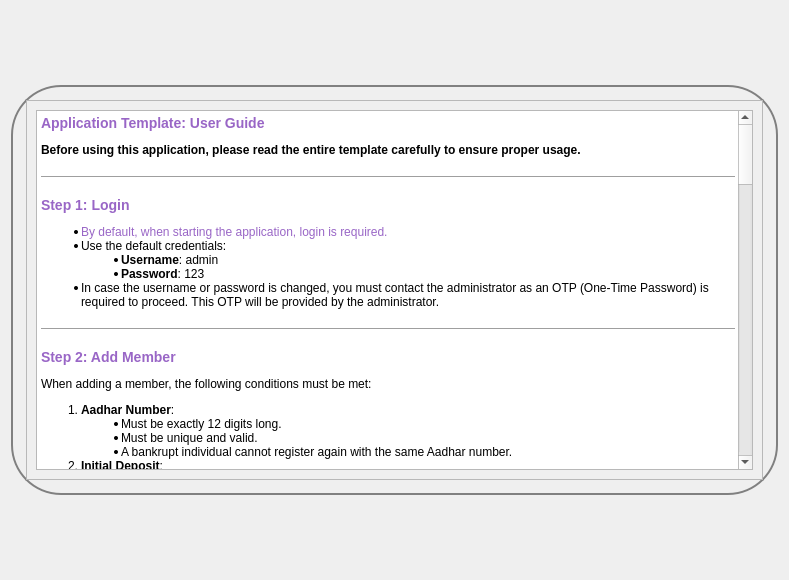
<?xml version="1.0" encoding="UTF-8"?>
<ui version="4.0">
 <class>how_to_useFrame</class>
 <widget class="QFrame" name="how_to_useFrame">
  <property name="geometry">
   <rect>
    <x>0</x>
    <y>0</y>
    <width>789</width>
    <height>580</height>
   </rect>
  </property>
  <property name="windowTitle">
   <string>Frame</string>
  </property>
  <layout class="QGridLayout" name="gridLayout_2">
   <item row="0" column="0">
    <widget class="QWidget" name="widget" native="true">
     <property name="sizePolicy">
      <sizepolicy hsizetype="Preferred" vsizetype="Preferred">
       <horstretch>0</horstretch>
       <verstretch>0</verstretch>
      </sizepolicy>
     </property>
     <property name="minimumSize">
      <size>
       <width>0</width>
       <height>0</height>
      </size>
     </property>
     <property name="maximumSize">
      <size>
       <width>16777215</width>
       <height>410</height>
      </size>
     </property>
     <property name="styleSheet">
      <string notr="true">#widget
{
border:2px solid gray;
border-radius:50px;
}</string>
     </property>
     <layout class="QVBoxLayout" name="verticalLayout_2">
      <property name="leftMargin">
       <number>15</number>
      </property>
      <property name="topMargin">
       <number>15</number>
      </property>
      <property name="rightMargin">
       <number>15</number>
      </property>
      <property name="bottomMargin">
       <number>15</number>
      </property>
      <item>
       <widget class="QFrame" name="frame_2">
        <property name="maximumSize">
         <size>
          <width>16777215</width>
          <height>2000</height>
         </size>
        </property>
        <property name="frameShape">
         <enum>QFrame::StyledPanel</enum>
        </property>
        <property name="frameShadow">
         <enum>QFrame::Raised</enum>
        </property>
        <layout class="QGridLayout" name="gridLayout">
         <item row="0" column="0">
          <widget class="QTextEdit" name="textEdit">
           <property name="sizePolicy">
            <sizepolicy hsizetype="Preferred" vsizetype="Preferred">
             <horstretch>0</horstretch>
             <verstretch>0</verstretch>
            </sizepolicy>
           </property>
           <property name="html">
            <string>&lt;!DOCTYPE HTML PUBLIC &quot;-//W3C//DTD HTML 4.0//EN&quot; &quot;http://www.w3.org/TR/REC-html40/strict.dtd&quot;&gt;
&lt;html&gt;&lt;head&gt;&lt;meta name=&quot;qrichtext&quot; content=&quot;1&quot; /&gt;&lt;meta charset=&quot;utf-8&quot; /&gt;&lt;style type=&quot;text/css&quot;&gt;
p, li { white-space: pre-wrap; }
hr { height: 1px; border-width: 0; }
li.unchecked::marker { content: &quot;\2610&quot;; }
li.checked::marker { content: &quot;\2612&quot;; }
&lt;/style&gt;&lt;/head&gt;&lt;body style=&quot; font-family:'Segoe UI'; font-size:9pt; font-weight:400; font-style:normal;&quot;&gt;
&lt;h3 style=&quot; margin-top:14px; margin-bottom:12px; margin-left:0px; margin-right:0px; -qt-block-indent:0; text-indent:0px;&quot;&gt;&lt;span style=&quot; font-size:large; font-weight:700; color:#9966c6;&quot;&gt;Application Template: User Guide&lt;/span&gt;&lt;/h3&gt;
&lt;p style=&quot; margin-top:12px; margin-bottom:12px; margin-left:0px; margin-right:0px; -qt-block-indent:0; text-indent:0px;&quot;&gt;&lt;span style=&quot; font-weight:700;&quot;&gt;Before using this application, please read the entire template carefully to ensure proper usage.&lt;/span&gt;&lt;/p&gt;
&lt;hr /&gt;
&lt;h3 style=&quot; margin-top:14px; margin-bottom:12px; margin-left:0px; margin-right:0px; -qt-block-indent:0; text-indent:0px;&quot;&gt;&lt;span style=&quot; font-size:large; font-weight:700; color:#9966c6;&quot;&gt;Step 1: Login&lt;/span&gt;&lt;/h3&gt;
&lt;ul style=&quot;margin-top: 0px; margin-bottom: 0px; margin-left: 0px; margin-right: 0px; -qt-list-indent: 1;&quot;&gt;
&lt;li style=&quot; color:#9966c6;&quot; style=&quot; margin-top:12px; margin-bottom:0px; margin-left:0px; margin-right:0px; -qt-block-indent:0; text-indent:0px;&quot;&gt;By default, when starting the application, login is required.&lt;/li&gt;
&lt;li style=&quot; margin-top:0px; margin-bottom:0px; margin-left:0px; margin-right:0px; -qt-block-indent:0; text-indent:0px;&quot;&gt;Use the default credentials:
&lt;ul style=&quot;margin-top: 0px; margin-bottom: 0px; margin-left: 0px; margin-right: 0px; -qt-list-indent: 2;&quot;&gt;
&lt;li style=&quot; margin-top:0px; margin-bottom:0px; margin-left:0px; margin-right:0px; -qt-block-indent:0; text-indent:0px;&quot;&gt;&lt;span style=&quot; font-weight:700;&quot;&gt;Username&lt;/span&gt;: &lt;span style=&quot; font-family:'Courier New';&quot;&gt;admin&lt;/span&gt;&lt;/li&gt;
&lt;li style=&quot; margin-top:0px; margin-bottom:0px; margin-left:0px; margin-right:0px; -qt-block-indent:0; text-indent:0px;&quot;&gt;&lt;span style=&quot; font-weight:700;&quot;&gt;Password&lt;/span&gt;: &lt;span style=&quot; font-family:'Courier New';&quot;&gt;123&lt;/span&gt;&lt;/li&gt;&lt;/ul&gt;&lt;/li&gt;
&lt;li style=&quot; margin-top:0px; margin-bottom:12px; margin-left:0px; margin-right:0px; -qt-block-indent:0; text-indent:0px;&quot;&gt;In case the username or password is changed, you must contact the administrator as an OTP (One-Time Password) is required to proceed. This OTP will be provided by the administrator.&lt;/li&gt;&lt;/ul&gt;
&lt;hr /&gt;
&lt;h3 style=&quot; margin-top:14px; margin-bottom:12px; margin-left:0px; margin-right:0px; -qt-block-indent:0; text-indent:0px;&quot;&gt;&lt;span style=&quot; font-size:large; font-weight:700; color:#9966c6;&quot;&gt;Step 2: Add Member&lt;/span&gt;&lt;/h3&gt;
&lt;p style=&quot; margin-top:12px; margin-bottom:12px; margin-left:0px; margin-right:0px; -qt-block-indent:0; text-indent:0px;&quot;&gt;When adding a member, the following conditions must be met:&lt;/p&gt;
&lt;ol style=&quot;margin-top: 0px; margin-bottom: 0px; margin-left: 0px; margin-right: 0px; -qt-list-indent: 1;&quot;&gt;
&lt;li style=&quot; margin-top:12px; margin-bottom:0px; margin-left:0px; margin-right:0px; -qt-block-indent:0; text-indent:0px;&quot;&gt;&lt;span style=&quot; font-weight:700;&quot;&gt;Aadhar Number&lt;/span&gt;:
&lt;ul style=&quot;margin-top: 0px; margin-bottom: 0px; margin-left: 0px; margin-right: 0px; -qt-list-indent: 2;&quot;&gt;
&lt;li style=&quot; margin-top:0px; margin-bottom:0px; margin-left:0px; margin-right:0px; -qt-block-indent:0; text-indent:0px;&quot;&gt;Must be exactly 12 digits long.&lt;/li&gt;
&lt;li style=&quot; margin-top:0px; margin-bottom:0px; margin-left:0px; margin-right:0px; -qt-block-indent:0; text-indent:0px;&quot;&gt;Must be unique and valid.&lt;/li&gt;
&lt;li style=&quot; margin-top:0px; margin-bottom:0px; margin-left:0px; margin-right:0px; -qt-block-indent:0; text-indent:0px;&quot;&gt;A bankrupt individual cannot register again with the same Aadhar number.&lt;/li&gt;&lt;/ul&gt;&lt;/li&gt;
&lt;li style=&quot; margin-top:0px; margin-bottom:0px; margin-left:0px; margin-right:0px; -qt-block-indent:0; text-indent:0px;&quot;&gt;&lt;span style=&quot; font-weight:700;&quot;&gt;Initial Deposit&lt;/span&gt;:
&lt;ul style=&quot;margin-top: 0px; margin-bottom: 0px; margin-left: 0px; margin-right: 0px; -qt-list-indent: 2;&quot;&gt;
&lt;li style=&quot; margin-top:0px; margin-bottom:0px; margin-left:0px; margin-right:0px; -qt-block-indent:0; text-indent:0px;&quot;&gt;The starting deposit must be greater than or equal to ₹1000.&lt;/li&gt;&lt;/ul&gt;&lt;/li&gt;
&lt;li style=&quot; margin-top:0px; margin-bottom:0px; margin-left:0px; margin-right:0px; -qt-block-indent:0; text-indent:0px;&quot;&gt;&lt;span style=&quot; font-weight:700;&quot;&gt;Mobile Number&lt;/span&gt;:
&lt;ul style=&quot;margin-top: 0px; margin-bottom: 0px; margin-left: 0px; margin-right: 0px; -qt-list-indent: 2;&quot;&gt;
&lt;li style=&quot; margin-top:0px; margin-bottom:0px; margin-left:0px; margin-right:0px; -qt-block-indent:0; text-indent:0px;&quot;&gt;Provide a valid mobile number.&lt;/li&gt;&lt;/ul&gt;&lt;/li&gt;
&lt;li style=&quot; margin-top:0px; margin-bottom:0px; margin-left:0px; margin-right:0px; -qt-block-indent:0; text-indent:0px;&quot;&gt;&lt;span style=&quot; font-weight:700;&quot;&gt;Nominee&lt;/span&gt;:
&lt;ul style=&quot;margin-top: 0px; margin-bottom: 0px; margin-left: 0px; margin-right: 0px; -qt-list-indent: 2;&quot;&gt;
&lt;li style=&quot; margin-top:0px; margin-bottom:0px; margin-left:0px; margin-right:0px; -qt-block-indent:0; text-indent:0px;&quot;&gt;The nominee must not be bankrupt.&lt;/li&gt;&lt;/ul&gt;&lt;/li&gt;
&lt;li style=&quot; margin-top:0px; margin-bottom:12px; margin-left:0px; margin-right:0px; -qt-block-indent:0; text-indent:0px;&quot;&gt;&lt;span style=&quot; font-weight:700;&quot;&gt;Registration Success&lt;/span&gt;:
&lt;ul style=&quot;margin-top: 0px; margin-bottom: 0px; margin-left: 0px; margin-right: 0px; -qt-list-indent: 2;&quot;&gt;
&lt;li style=&quot; margin-top:0px; margin-bottom:0px; margin-left:0px; margin-right:0px; -qt-block-indent:0; text-indent:0px;&quot;&gt;After meeting these requirements, registration will be successful.&lt;/li&gt;
&lt;li style=&quot; margin-top:0px; margin-bottom:0px; margin-left:0px; margin-right:0px; -qt-block-indent:0; text-indent:0px;&quot;&gt;Member details will appear in the side table.&lt;/li&gt;
&lt;li style=&quot; margin-top:0px; margin-bottom:0px; margin-left:0px; margin-right:0px; -qt-block-indent:0; text-indent:0px;&quot;&gt;A confirmation email with a 5-digit Client ID will be sent to the registered email address.&lt;/li&gt;&lt;/ul&gt;&lt;/li&gt;&lt;/ol&gt;
&lt;hr /&gt;
&lt;h3 style=&quot; margin-top:14px; margin-bottom:12px; margin-left:0px; margin-right:0px; -qt-block-indent:0; text-indent:0px;&quot;&gt;&lt;span style=&quot; font-size:large; font-weight:700; color:#9966c6;&quot;&gt;Step 3: Delete Member&lt;/span&gt;&lt;/h3&gt;
&lt;p style=&quot; margin-top:12px; margin-bottom:12px; margin-left:0px; margin-right:0px; -qt-block-indent:0; text-indent:0px;&quot;&gt;If a member no longer wants to be part of the firm:&lt;/p&gt;
&lt;ol style=&quot;margin-top: 0px; margin-bottom: 0px; margin-left: 0px; margin-right: 0px; -qt-list-indent: 1;&quot;&gt;
&lt;li style=&quot; margin-top:12px; margin-bottom:0px; margin-left:0px; margin-right:0px; -qt-block-indent:0; text-indent:0px;&quot;&gt;Provide the &lt;span style=&quot; font-weight:700;&quot;&gt;Unique ID&lt;/span&gt; in the delete option.&lt;/li&gt;
&lt;li style=&quot; margin-top:0px; margin-bottom:0px; margin-left:0px; margin-right:0px; -qt-block-indent:0; text-indent:0px;&quot;&gt;An OTP will be sent to the registered email.&lt;/li&gt;
&lt;li style=&quot; margin-top:0px; margin-bottom:0px; margin-left:0px; margin-right:0px; -qt-block-indent:0; text-indent:0px;&quot;&gt;Enter the OTP to confirm deletion.&lt;/li&gt;
&lt;li style=&quot; margin-top:0px; margin-bottom:12px; margin-left:0px; margin-right:0px; -qt-block-indent:0; text-indent:0px;&quot;&gt;The member will be successfully removed.&lt;/li&gt;&lt;/ol&gt;
&lt;p style=&quot; margin-top:12px; margin-bottom:12px; margin-left:0px; margin-right:0px; -qt-block-indent:0; text-indent:0px;&quot;&gt;&lt;span style=&quot; font-weight:700;&quot;&gt;Note&lt;/span&gt;: Please read the side information before proceeding with deletion.&lt;/p&gt;
&lt;hr /&gt;
&lt;h3 style=&quot; margin-top:14px; margin-bottom:12px; margin-left:0px; margin-right:0px; -qt-block-indent:0; text-indent:0px;&quot;&gt;&lt;span style=&quot; font-size:large; font-weight:700; color:#9966c6;&quot;&gt;Step 4: Update User&lt;/span&gt;&lt;/h3&gt;
&lt;p style=&quot; margin-top:12px; margin-bottom:12px; margin-left:0px; margin-right:0px; -qt-block-indent:0; text-indent:0px;&quot;&gt;To update user details:&lt;/p&gt;
&lt;ol style=&quot;margin-top: 0px; margin-bottom: 0px; margin-left: 0px; margin-right: 0px; -qt-list-indent: 1;&quot;&gt;
&lt;li style=&quot; margin-top:12px; margin-bottom:0px; margin-left:0px; margin-right:0px; -qt-block-indent:0; text-indent:0px;&quot;&gt;Enter the &lt;span style=&quot; font-weight:700;&quot;&gt;Unique ID&lt;/span&gt; in the update option.&lt;/li&gt;
&lt;li style=&quot; margin-top:0px; margin-bottom:0px; margin-left:0px; margin-right:0px; -qt-block-indent:0; text-indent:0px;&quot;&gt;Click the update button.&lt;/li&gt;
&lt;li style=&quot; margin-top:0px; margin-bottom:12px; margin-left:0px; margin-right:0px; -qt-block-indent:0; text-indent:0px;&quot;&gt;If the record exists, all data will automatically populate in the appropriate fields.&lt;/li&gt;&lt;/ol&gt;
&lt;hr /&gt;
&lt;h3 style=&quot; margin-top:14px; margin-bottom:12px; margin-left:0px; margin-right:0px; -qt-block-indent:0; text-indent:0px;&quot;&gt;&lt;span style=&quot; font-size:large; font-weight:700; color:#9966c6;&quot;&gt;Step 5: Manage Member Funds&lt;/span&gt;&lt;/h3&gt;
&lt;p style=&quot; margin-top:12px; margin-bottom:12px; margin-left:0px; margin-right:0px; -qt-block-indent:0; text-indent:0px;&quot;&gt;Members can manage their funds using the following options:&lt;/p&gt;
&lt;h4 style=&quot; margin-top:12px; margin-bottom:12px; margin-left:0px; margin-right:0px; -qt-block-indent:0; text-indent:0px;&quot;&gt;&lt;span style=&quot; font-size:medium; font-weight:700;&quot;&gt;Add Funds:&lt;/span&gt;&lt;/h4&gt;
&lt;ul style=&quot;margin-top: 0px; margin-bottom: 0px; margin-left: 0px; margin-right: 0px; -qt-list-indent: 1;&quot;&gt;
&lt;li style=&quot; margin-top:12px; margin-bottom:0px; margin-left:0px; margin-right:0px; -qt-block-indent:0; text-indent:0px;&quot;&gt;Click the &amp;quot;Add&amp;quot; button in the table field.&lt;/li&gt;
&lt;li style=&quot; margin-top:0px; margin-bottom:0px; margin-left:0px; margin-right:0px; -qt-block-indent:0; text-indent:0px;&quot;&gt;A new interface will open.&lt;/li&gt;
&lt;li style=&quot; margin-top:0px; margin-bottom:12px; margin-left:0px; margin-right:0px; -qt-block-indent:0; text-indent:0px;&quot;&gt;Enter the amount you wish to add and click &amp;quot;Add&amp;quot;.&lt;/li&gt;&lt;/ul&gt;
&lt;h4 style=&quot; margin-top:12px; margin-bottom:12px; margin-left:0px; margin-right:0px; -qt-block-indent:0; text-indent:0px;&quot;&gt;&lt;span style=&quot; font-size:medium; font-weight:700;&quot;&gt;Withdraw Funds:&lt;/span&gt;&lt;/h4&gt;
&lt;ul style=&quot;margin-top: 0px; margin-bottom: 0px; margin-left: 0px; margin-right: 0px; -qt-list-indent: 1;&quot;&gt;
&lt;li style=&quot; margin-top:12px; margin-bottom:0px; margin-left:0px; margin-right:0px; -qt-block-indent:0; text-indent:0px;&quot;&gt;Provide the &lt;span style=&quot; font-weight:700;&quot;&gt;Aadhar Number&lt;/span&gt; registered with the account.&lt;/li&gt;
&lt;li style=&quot; margin-top:0px; margin-bottom:12px; margin-left:0px; margin-right:0px; -qt-block-indent:0; text-indent:0px;&quot;&gt;If the Aadhar Number is valid, you can withdraw the desired amount.&lt;/li&gt;&lt;/ul&gt;
&lt;p style=&quot; margin-top:12px; margin-bottom:12px; margin-left:0px; margin-right:0px; -qt-block-indent:0; text-indent:0px;&quot;&gt;&lt;span style=&quot; font-weight:700;&quot;&gt;Caution&lt;/span&gt;:&lt;/p&gt;
&lt;ul style=&quot;margin-top: 0px; margin-bottom: 0px; margin-left: 0px; margin-right: 0px; -qt-list-indent: 1;&quot;&gt;
&lt;li style=&quot; margin-top:12px; margin-bottom:0px; margin-left:0px; margin-right:0px; -qt-block-indent:0; text-indent:0px;&quot;&gt;If the withdrawal amount exceeds the available balance, the system will ask if you want to take a loan.&lt;/li&gt;
&lt;li style=&quot; margin-top:0px; margin-bottom:12px; margin-left:0px; margin-right:0px; -qt-block-indent:0; text-indent:0px;&quot;&gt;If you agree, the system will register the record as a loan in the firm.&lt;/li&gt;&lt;/ul&gt;
&lt;hr /&gt;
&lt;h3 style=&quot; margin-top:14px; margin-bottom:12px; margin-left:0px; margin-right:0px; -qt-block-indent:0; text-indent:0px;&quot;&gt;&lt;span style=&quot; font-size:large; font-weight:700; color:#9966c6;&quot;&gt;Step 6: Download Credentials&lt;/span&gt;&lt;/h3&gt;
&lt;p style=&quot; margin-top:12px; margin-bottom:12px; margin-left:0px; margin-right:0px; -qt-block-indent:0; text-indent:0px;&quot;&gt;This option allows members to download or print their credentials:&lt;/p&gt;
&lt;ol style=&quot;margin-top: 0px; margin-bottom: 0px; margin-left: 0px; margin-right: 0px; -qt-list-indent: 1;&quot;&gt;
&lt;li style=&quot; margin-top:12px; margin-bottom:12px; margin-left:0px; margin-right:0px; -qt-block-indent:0; text-indent:0px;&quot;&gt;&lt;span style=&quot; font-weight:700;&quot;&gt;Print Credential&lt;/span&gt;:
&lt;ul style=&quot;margin-top: 0px; margin-bottom: 0px; margin-left: 0px; margin-right: 0px; -qt-list-indent: 2;&quot;&gt;
&lt;li style=&quot; margin-top:0px; margin-bottom:0px; margin-left:0px; margin-right:0px; -qt-block-indent:0; text-indent:0px;&quot;&gt;Use this to download/print member credentials with relevant information.&lt;/li&gt;&lt;/ul&gt;&lt;/li&gt;
&lt;li style=&quot; margin-top:12px; margin-bottom:12px; margin-left:0px; margin-right:0px; -qt-block-indent:0; text-indent:0px;&quot;&gt;&lt;span style=&quot; font-weight:700;&quot;&gt;Print Entry&lt;/span&gt;:
&lt;ul style=&quot;margin-top: 0px; margin-bottom: 0px; margin-left: 0px; margin-right: 0px; -qt-list-indent: 2;&quot;&gt;
&lt;li style=&quot; margin-top:0px; margin-bottom:0px; margin-left:0px; margin-right:0px; -qt-block-indent:0; text-indent:0px;&quot;&gt;Use this to print all transaction details, including actual profit and loss.&lt;/li&gt;&lt;/ul&gt;&lt;/li&gt;&lt;/ol&gt;
&lt;p style=&quot; margin-top:12px; margin-bottom:12px; margin-left:0px; margin-right:0px; -qt-block-indent:0; text-indent:0px;&quot;&gt;Both files will be saved in the desktop menu and can be printed.&lt;/p&gt;
&lt;hr /&gt;
&lt;h3 style=&quot; margin-top:14px; margin-bottom:12px; margin-left:0px; margin-right:0px; -qt-block-indent:0; text-indent:0px;&quot;&gt;&lt;span style=&quot; font-size:large; font-weight:700; color:#9966c6;&quot;&gt;Step 7: Manage Firm&lt;/span&gt;&lt;/h3&gt;
&lt;p style=&quot; margin-top:12px; margin-bottom:12px; margin-left:0px; margin-right:0px; -qt-block-indent:0; text-indent:0px;&quot;&gt;Administrators can manage the firm using the following options:&lt;/p&gt;
&lt;h4 style=&quot; margin-top:12px; margin-bottom:12px; margin-left:0px; margin-right:0px; -qt-block-indent:0; text-indent:0px;&quot;&gt;&lt;span style=&quot; font-size:medium; font-weight:700;&quot;&gt;A. Admin Options:&lt;/span&gt;&lt;/h4&gt;
&lt;ul style=&quot;margin-top: 0px; margin-bottom: 0px; margin-left: 0px; margin-right: 0px; -qt-list-indent: 1;&quot;&gt;
&lt;li style=&quot; margin-top:12px; margin-bottom:0px; margin-left:0px; margin-right:0px; -qt-block-indent:0; text-indent:0px;&quot;&gt;Click the &amp;quot;Send OTP&amp;quot; button to change administrator details such as username, password, or email.&lt;/li&gt;
&lt;li style=&quot; margin-top:0px; margin-bottom:0px; margin-left:0px; margin-right:0px; -qt-block-indent:0; text-indent:0px;&quot;&gt;An OTP will be sent, valid for 60 seconds.&lt;/li&gt;
&lt;li style=&quot; margin-top:0px; margin-bottom:12px; margin-left:0px; margin-right:0px; -qt-block-indent:0; text-indent:0px;&quot;&gt;After successful authentication, all registered details will be fetched, and you can update them.&lt;/li&gt;&lt;/ul&gt;
&lt;h4 style=&quot; margin-top:12px; margin-bottom:12px; margin-left:0px; margin-right:0px; -qt-block-indent:0; text-indent:0px;&quot;&gt;&lt;span style=&quot; font-size:medium; font-weight:700;&quot;&gt;B. Manage Loans:&lt;/span&gt;&lt;/h4&gt;
&lt;ul style=&quot;margin-top: 0px; margin-bottom: 0px; margin-left: 0px; margin-right: 0px; -qt-list-indent: 1;&quot;&gt;
&lt;li style=&quot; margin-top:12px; margin-bottom:12px; margin-left:0px; margin-right:0px; -qt-block-indent:0; text-indent:0px;&quot;&gt;This option includes functionalities like loan approval and bad debt management.&lt;/li&gt;&lt;/ul&gt;
&lt;h5 style=&quot; margin-top:12px; margin-bottom:4px; margin-left:0px; margin-right:0px; -qt-block-indent:0; text-indent:0px;&quot;&gt;&lt;span style=&quot; font-size:small; font-weight:700;&quot;&gt;i. Loan Table:&lt;/span&gt;&lt;/h5&gt;
&lt;ul style=&quot;margin-top: 0px; margin-bottom: 0px; margin-left: 0px; margin-right: 0px; -qt-list-indent: 1;&quot;&gt;
&lt;li style=&quot; margin-top:12px; margin-bottom:0px; margin-left:0px; margin-right:0px; -qt-block-indent:0; text-indent:0px;&quot;&gt;Shows details of loans provided by the firm.&lt;/li&gt;
&lt;li style=&quot; margin-top:0px; margin-bottom:0px; margin-left:0px; margin-right:0px; -qt-block-indent:0; text-indent:0px;&quot;&gt;Contains two buttons:
&lt;ol style=&quot;margin-top: 0px; margin-bottom: 0px; margin-left: 0px; margin-right: 0px; -qt-list-indent: 2;&quot;&gt;
&lt;li style=&quot; margin-top:0px; margin-bottom:0px; margin-left:0px; margin-right:0px; -qt-block-indent:0; text-indent:0px;&quot;&gt;&lt;span style=&quot; font-weight:700;&quot;&gt;Delete&lt;/span&gt;:
&lt;ul style=&quot;margin-top: 0px; margin-bottom: 0px; margin-left: 0px; margin-right: 0px; -qt-list-indent: 3;&quot;&gt;
&lt;li style=&quot; margin-top:0px; margin-bottom:0px; margin-left:0px; margin-right:0px; -qt-block-indent:0; text-indent:0px;&quot;&gt;If the amount is greater than ₹0, it will move to bad debt.&lt;/li&gt;&lt;/ul&gt;&lt;/li&gt;
&lt;li style=&quot; margin-top:0px; margin-bottom:0px; margin-left:0px; margin-right:0px; -qt-block-indent:0; text-indent:0px;&quot;&gt;&lt;span style=&quot; font-weight:700;&quot;&gt;Receive&lt;/span&gt;:
&lt;ul style=&quot;margin-top: 0px; margin-bottom: 0px; margin-left: 0px; margin-right: 0px; -qt-list-indent: 3;&quot;&gt;
&lt;li style=&quot; margin-top:0px; margin-bottom:0px; margin-left:0px; margin-right:0px; -qt-block-indent:0; text-indent:0px;&quot;&gt;Marks the loan amount as received.&lt;/li&gt;&lt;/ul&gt;&lt;/li&gt;&lt;/ol&gt;&lt;/li&gt;
&lt;li style=&quot; margin-top:0px; margin-bottom:12px; margin-left:0px; margin-right:0px; -qt-block-indent:0; text-indent:0px;&quot;&gt;If the row contains only one button, the loan is registered as a firm member. Deleting it will result in the following:
&lt;ul style=&quot;margin-top: 0px; margin-bottom: 0px; margin-left: 0px; margin-right: 0px; -qt-list-indent: 2;&quot;&gt;
&lt;li style=&quot; margin-top:0px; margin-bottom:0px; margin-left:0px; margin-right:0px; -qt-block-indent:0; text-indent:0px;&quot;&gt;If funds &amp;gt; ₹0: Moves to bankruptcy and bad debt.&lt;/li&gt;
&lt;li style=&quot; margin-top:0px; margin-bottom:0px; margin-left:0px; margin-right:0px; -qt-block-indent:0; text-indent:0px;&quot;&gt;If funds = ₹0: Marks the loan as received.&lt;/li&gt;&lt;/ul&gt;&lt;/li&gt;&lt;/ul&gt;
&lt;h5 style=&quot; margin-top:12px; margin-bottom:4px; margin-left:0px; margin-right:0px; -qt-block-indent:0; text-indent:0px;&quot;&gt;&lt;span style=&quot; font-size:small; font-weight:700;&quot;&gt;ii. Bad Debt Option:&lt;/span&gt;&lt;/h5&gt;
&lt;ul style=&quot;margin-top: 0px; margin-bottom: 0px; margin-left: 0px; margin-right: 0px; -qt-list-indent: 1;&quot;&gt;
&lt;li style=&quot; margin-top:12px; margin-bottom:12px; margin-left:0px; margin-right:0px; -qt-block-indent:0; text-indent:0px;&quot;&gt;Displays all bad debt records of the company.&lt;/li&gt;&lt;/ul&gt;
&lt;h4 style=&quot; margin-top:12px; margin-bottom:12px; margin-left:0px; margin-right:0px; -qt-block-indent:0; text-indent:0px;&quot;&gt;&lt;span style=&quot; font-size:medium; font-weight:700;&quot;&gt;C. Interest Rate:&lt;/span&gt;&lt;/h4&gt;
&lt;ul style=&quot;margin-top: 0px; margin-bottom: 0px; margin-left: 0px; margin-right: 0px; -qt-list-indent: 1;&quot;&gt;
&lt;li style=&quot; margin-top:12px; margin-bottom:12px; margin-left:0px; margin-right:0px; -qt-block-indent:0; text-indent:0px;&quot;&gt;Allows administrators to change the interest rate on funds.&lt;/li&gt;&lt;/ul&gt;
&lt;h4 style=&quot; margin-top:12px; margin-bottom:12px; margin-left:0px; margin-right:0px; -qt-block-indent:0; text-indent:0px;&quot;&gt;&lt;span style=&quot; font-size:medium; font-weight:700;&quot;&gt;D. Member Report:&lt;/span&gt;&lt;/h4&gt;
&lt;ul style=&quot;margin-top: 0px; margin-bottom: 0px; margin-left: 0px; margin-right: 0px; -qt-list-indent: 1;&quot;&gt;
&lt;li style=&quot; margin-top:12px; margin-bottom:12px; margin-left:0px; margin-right:0px; -qt-block-indent:0; text-indent:0px;&quot;&gt;Admins can search for specific members using their &lt;span style=&quot; font-weight:700;&quot;&gt;Unique ID&lt;/span&gt; to check their capabilities.&lt;/li&gt;&lt;/ul&gt;
&lt;h4 style=&quot; margin-top:12px; margin-bottom:12px; margin-left:0px; margin-right:0px; -qt-block-indent:0; text-indent:0px;&quot;&gt;&lt;span style=&quot; font-size:medium; font-weight:700;&quot;&gt;E. Voting Reset:&lt;/span&gt;&lt;/h4&gt;
&lt;ul style=&quot;margin-top: 0px; margin-bottom: 0px; margin-left: 0px; margin-right: 0px; -qt-list-indent: 1;&quot;&gt;
&lt;li style=&quot; margin-top:12px; margin-bottom:12px; margin-left:0px; margin-right:0px; -qt-block-indent:0; text-indent:0px;&quot;&gt;Allows the deletion of unnecessary voting records.&lt;/li&gt;&lt;/ul&gt;
&lt;h4 style=&quot; margin-top:12px; margin-bottom:12px; margin-left:0px; margin-right:0px; -qt-block-indent:0; text-indent:0px;&quot;&gt;&lt;span style=&quot; font-size:medium; font-weight:700;&quot;&gt;F. Developer Information:&lt;/span&gt;&lt;/h4&gt;
&lt;ul style=&quot;margin-top: 0px; margin-bottom: 0px; margin-left: 0px; margin-right: 0px; -qt-list-indent: 1;&quot;&gt;
&lt;li style=&quot; margin-top:12px; margin-bottom:12px; margin-left:0px; margin-right:0px; -qt-block-indent:0; text-indent:0px;&quot;&gt;Displays details about the application developers.&lt;/li&gt;&lt;/ul&gt;
&lt;h4 style=&quot; margin-top:12px; margin-bottom:12px; margin-left:0px; margin-right:0px; -qt-block-indent:0; text-indent:0px;&quot;&gt;&lt;span style=&quot; font-size:medium; font-weight:700;&quot;&gt;G. How to Use:&lt;/span&gt;&lt;/h4&gt;
&lt;ul style=&quot;margin-top: 0px; margin-bottom: 0px; margin-left: 0px; margin-right: 0px; -qt-list-indent: 1;&quot;&gt;
&lt;li style=&quot; margin-top:12px; margin-bottom:12px; margin-left:0px; margin-right:0px; -qt-block-indent:0; text-indent:0px;&quot;&gt;Displays this user guide.&lt;/li&gt;&lt;/ul&gt;
&lt;hr /&gt;
&lt;h3 style=&quot; margin-top:14px; margin-bottom:12px; margin-left:0px; margin-right:0px; -qt-block-indent:0; text-indent:0px;&quot;&gt;&lt;span style=&quot; font-size:large; font-weight:700; color:#9966c6;&quot;&gt;Step 8: Firm Report&lt;/span&gt;&lt;/h3&gt;
&lt;p style=&quot; margin-top:12px; margin-bottom:12px; margin-left:0px; margin-right:0px; -qt-block-indent:0; text-indent:0px;&quot;&gt;This section provides an overview of the firm's current situation, including:&lt;/p&gt;
&lt;ul style=&quot;margin-top: 0px; margin-bottom: 0px; margin-left: 0px; margin-right: 0px; -qt-list-indent: 1;&quot;&gt;
&lt;li style=&quot; margin-top:12px; margin-bottom:0px; margin-left:0px; margin-right:0px; -qt-block-indent:0; text-indent:0px;&quot;&gt;Total assets&lt;/li&gt;
&lt;li style=&quot; margin-top:0px; margin-bottom:0px; margin-left:0px; margin-right:0px; -qt-block-indent:0; text-indent:0px;&quot;&gt;Total cash flow&lt;/li&gt;
&lt;li style=&quot; margin-top:0px; margin-bottom:0px; margin-left:0px; margin-right:0px; -qt-block-indent:0; text-indent:0px;&quot;&gt;Total members&lt;/li&gt;
&lt;li style=&quot; margin-top:0px; margin-bottom:0px; margin-left:0px; margin-right:0px; -qt-block-indent:0; text-indent:0px;&quot;&gt;Total bankrupt individuals&lt;/li&gt;
&lt;li style=&quot; margin-top:0px; margin-bottom:0px; margin-left:0px; margin-right:0px; -qt-block-indent:0; text-indent:0px;&quot;&gt;Total bad debt&lt;/li&gt;
&lt;li style=&quot; margin-top:0px; margin-bottom:12px; margin-left:0px; margin-right:0px; -qt-block-indent:0; text-indent:0px;&quot;&gt;Total loans&lt;/li&gt;&lt;/ul&gt;
&lt;hr /&gt;
&lt;h3 style=&quot; margin-top:14px; margin-bottom:12px; margin-left:0px; margin-right:0px; -qt-block-indent:0; text-indent:0px;&quot;&gt;&lt;span style=&quot; font-size:large; font-weight:700; color:#9966c6;&quot;&gt;Step 9: Bankrupt Members&lt;/span&gt;&lt;/h3&gt;
&lt;p style=&quot; margin-top:12px; margin-bottom:12px; margin-left:0px; margin-right:0px; -qt-block-indent:0; text-indent:0px;&quot;&gt;Manage bankruptcy details with the following options:&lt;/p&gt;
&lt;ol style=&quot;margin-top: 0px; margin-bottom: 0px; margin-left: 0px; margin-right: 0px; -qt-list-indent: 1;&quot;&gt;
&lt;li style=&quot; margin-top:12px; margin-bottom:0px; margin-left:0px; margin-right:0px; -qt-block-indent:0; text-indent:0px;&quot;&gt;&lt;span style=&quot; font-weight:700;&quot;&gt;Add Bankrupt Member&lt;/span&gt;:
&lt;ul style=&quot;margin-top: 0px; margin-bottom: 0px; margin-left: 0px; margin-right: 0px; -qt-list-indent: 2;&quot;&gt;
&lt;li style=&quot; margin-top:0px; margin-bottom:0px; margin-left:0px; margin-right:0px; -qt-block-indent:0; text-indent:0px;&quot;&gt;Enter the Aadhar Number and click &amp;quot;Add&amp;quot;.&lt;/li&gt;
&lt;li style=&quot; margin-top:0px; margin-bottom:0px; margin-left:0px; margin-right:0px; -qt-block-indent:0; text-indent:0px;&quot;&gt;The member will no longer be part of the firm.&lt;/li&gt;&lt;/ul&gt;&lt;/li&gt;
&lt;li style=&quot; margin-top:0px; margin-bottom:12px; margin-left:0px; margin-right:0px; -qt-block-indent:0; text-indent:0px;&quot;&gt;&lt;span style=&quot; font-weight:700;&quot;&gt;Remove Bankrupt Member&lt;/span&gt;:
&lt;ul style=&quot;margin-top: 0px; margin-bottom: 0px; margin-left: 0px; margin-right: 0px; -qt-list-indent: 2;&quot;&gt;
&lt;li style=&quot; margin-top:0px; margin-bottom:0px; margin-left:0px; margin-right:0px; -qt-block-indent:0; text-indent:0px;&quot;&gt;Enter the Aadhar Number and click &amp;quot;Delete&amp;quot;.&lt;/li&gt;&lt;/ul&gt;&lt;/li&gt;&lt;/ol&gt;
&lt;hr /&gt;
&lt;h3 style=&quot; margin-top:14px; margin-bottom:12px; margin-left:0px; margin-right:0px; -qt-block-indent:0; text-indent:0px;&quot;&gt;&lt;span style=&quot; font-size:large; font-weight:700; color:#9966c6;&quot;&gt;Step 10: Voting&lt;/span&gt;&lt;/h3&gt;
&lt;p style=&quot; margin-top:12px; margin-bottom:12px; margin-left:0px; margin-right:0px; -qt-block-indent:0; text-indent:0px;&quot;&gt;For situations requiring collective decisions:&lt;/p&gt;
&lt;ol style=&quot;margin-top: 0px; margin-bottom: 0px; margin-left: 0px; margin-right: 0px; -qt-list-indent: 1;&quot;&gt;
&lt;li style=&quot; margin-top:12px; margin-bottom:0px; margin-left:0px; margin-right:0px; -qt-block-indent:0; text-indent:0px;&quot;&gt;&lt;span style=&quot; font-weight:700;&quot;&gt;Voting Table&lt;/span&gt;:
&lt;ul style=&quot;margin-top: 0px; margin-bottom: 0px; margin-left: 0px; margin-right: 0px; -qt-list-indent: 2;&quot;&gt;
&lt;li style=&quot; margin-top:0px; margin-bottom:0px; margin-left:0px; margin-right:0px; -qt-block-indent:0; text-indent:0px;&quot;&gt;Displays all past and future voting details along with results.&lt;/li&gt;&lt;/ul&gt;&lt;/li&gt;
&lt;li style=&quot; margin-top:0px; margin-bottom:12px; margin-left:0px; margin-right:0px; -qt-block-indent:0; text-indent:0px;&quot;&gt;&lt;span style=&quot; font-weight:700;&quot;&gt;Add Voting&lt;/span&gt;:
&lt;ul style=&quot;margin-top: 0px; margin-bottom: 0px; margin-left: 0px; margin-right: 0px; -qt-list-indent: 2;&quot;&gt;
&lt;li style=&quot; margin-top:0px; margin-bottom:0px; margin-left:0px; margin-right:0px; -qt-block-indent:0; text-indent:0px;&quot;&gt;Click &amp;quot;Add Voting&amp;quot;.&lt;/li&gt;
&lt;li style=&quot; margin-top:0px; margin-bottom:0px; margin-left:0px; margin-right:0px; -qt-block-indent:0; text-indent:0px;&quot;&gt;A passkey will be sent to the registered email.&lt;/li&gt;
&lt;li style=&quot; margin-top:0px; margin-bottom:0px; margin-left:0px; margin-right:0px; -qt-block-indent:0; text-indent:0px;&quot;&gt;Enter the passkey to access the voting session.&lt;/li&gt;
&lt;li style=&quot; margin-top:0px; margin-bottom:0px; margin-left:0px; margin-right:0px; -qt-block-indent:0; text-indent:0px;&quot;&gt;A unique 5-digit Voting ID will be generated, starting the voting session.&lt;/li&gt;
&lt;li style=&quot; margin-top:0px; margin-bottom:0px; margin-left:0px; margin-right:0px; -qt-block-indent:0; text-indent:0px;&quot;&gt;Members must enter their Aadhar Number and submit their vote:
&lt;ul style=&quot;margin-top: 0px; margin-bottom: 0px; margin-left: 0px; margin-right: 0px; -qt-list-indent: 3;&quot;&gt;
&lt;li style=&quot; margin-top:0px; margin-bottom:0px; margin-left:0px; margin-right:0px; -qt-block-indent:0; text-indent:0px;&quot;&gt;&lt;span style=&quot; font-weight:700;&quot;&gt;Yes&lt;/span&gt;: Agree with the voting reason.&lt;/li&gt;
&lt;li style=&quot; margin-top:0px; margin-bottom:0px; margin-left:0px; margin-right:0px; -qt-block-indent:0; text-indent:0px;&quot;&gt;&lt;span style=&quot; font-weight:700;&quot;&gt;No&lt;/span&gt;: Disagree with the voting reason.&lt;/li&gt;
&lt;li style=&quot; margin-top:0px; margin-bottom:0px; margin-left:0px; margin-right:0px; -qt-block-indent:0; text-indent:0px;&quot;&gt;&lt;span style=&quot; font-weight:700;&quot;&gt;CND&lt;/span&gt;: Cannot determine.&lt;/li&gt;&lt;/ul&gt;&lt;/li&gt;
&lt;li style=&quot; margin-top:0px; margin-bottom:0px; margin-left:0px; margin-right:0px; -qt-block-indent:0; text-indent:0px;&quot;&gt;Votes will be counted successfully.&lt;/li&gt;
&lt;li style=&quot; margin-top:0px; margin-bottom:0px; margin-left:0px; margin-right:0px; -qt-block-indent:0; text-indent:0px;&quot;&gt;To stop the voting session, re-enter the passkey and click &amp;quot;Stop&amp;quot;.&lt;/li&gt;&lt;/ul&gt;&lt;/li&gt;&lt;/ol&gt;
&lt;hr /&gt;
&lt;h3 style=&quot; margin-top:14px; margin-bottom:12px; margin-left:0px; margin-right:0px; -qt-block-indent:0; text-indent:0px;&quot;&gt;&lt;span style=&quot; font-size:large; font-weight:700; color:#9966c6;&quot;&gt;Step 11: Close Application&lt;/span&gt;&lt;/h3&gt;
&lt;p style=&quot; margin-top:12px; margin-bottom:12px; margin-left:0px; margin-right:0px; -qt-block-indent:0; text-indent:0px;&quot;&gt;To exit the application, click the &lt;span style=&quot; font-weight:700;&quot;&gt;Close&lt;/span&gt; button.&lt;/p&gt;
&lt;hr /&gt;
&lt;p style=&quot; margin-top:12px; margin-bottom:12px; margin-left:0px; margin-right:0px; -qt-block-indent:0; text-indent:0px;&quot;&gt;This user guide ensures all features are clearly explained and accessible. Let me know if you need further assistance! 😊&lt;/p&gt;
&lt;p style=&quot;-qt-paragraph-type:empty; margin-top:0px; margin-bottom:0px; margin-left:0px; margin-right:0px; -qt-block-indent:0; text-indent:0px;&quot;&gt;&lt;br /&gt;&lt;/p&gt;&lt;/body&gt;&lt;/html&gt;</string>
           </property>
          </widget>
         </item>
        </layout>
       </widget>
      </item>
     </layout>
    </widget>
   </item>
  </layout>
 </widget>
 <resources/>
 <connections/>
</ui>
